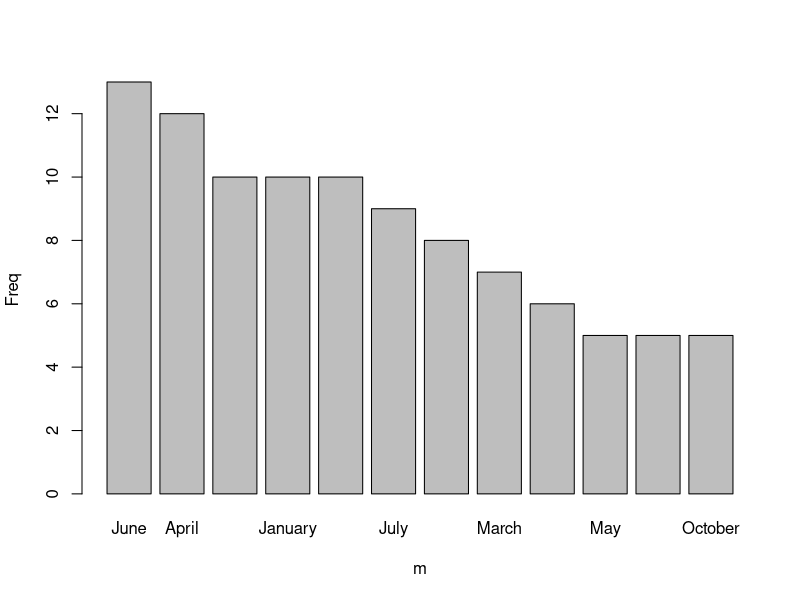
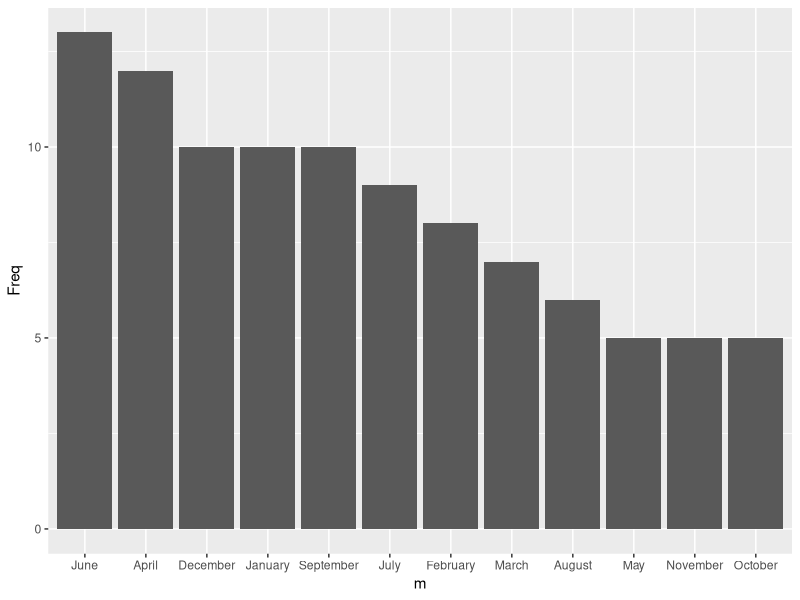
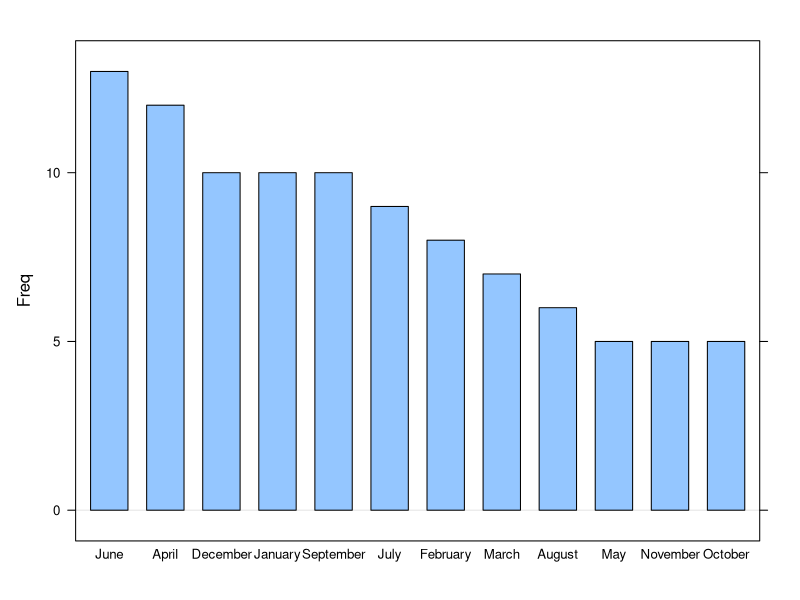
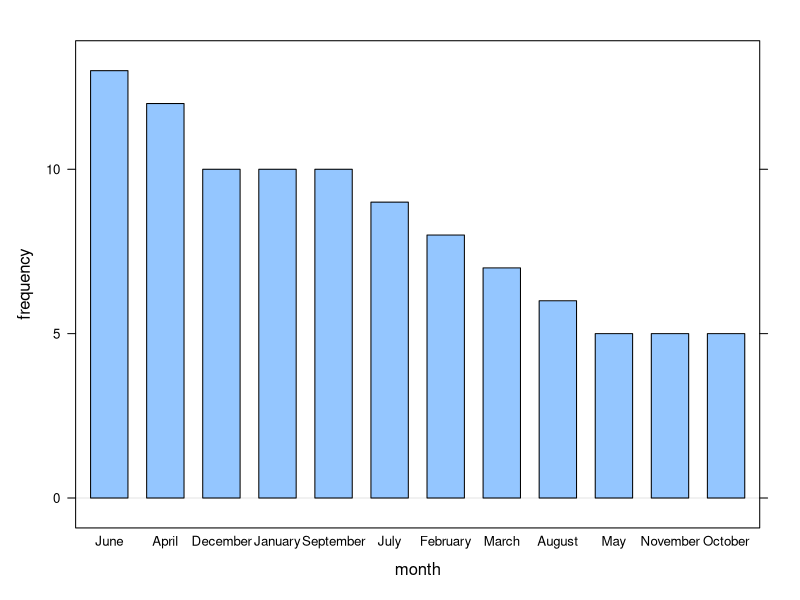
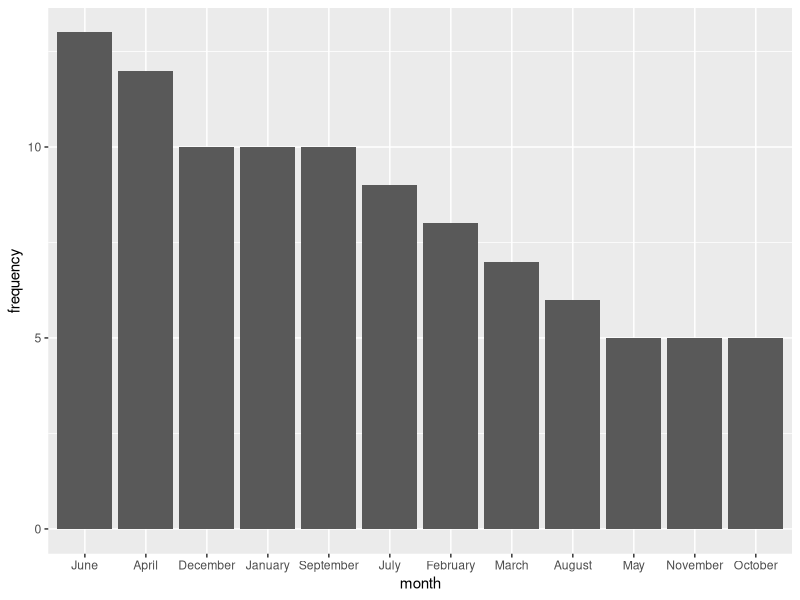

Here is the R script that generated these plots, in order:
m <- sample(month.name, 100, replace = TRUE)
mt <- sort(table(m), decreasing = TRUE)
mdf <- data.frame(mt)
str(mdf)

library(ggplot2)
library(lattice)
library(graphics)
options(repr.plot.width = 12, repr.plot.height = 6) # change image size in Jupyter
gp <- ggplot(mdf, aes(x = m, y = Freq)) + geom_col()
lp <- barchart(Freq ~ m, mdf, origin = 0)
tp <- barplot(Freq ~ m, mdf)
mt
print(gp)
print(lp)
update(lp, xlab = "month", ylab = "frequency")

gp + xlab("month") + ylab("frequency")
print(tp)
